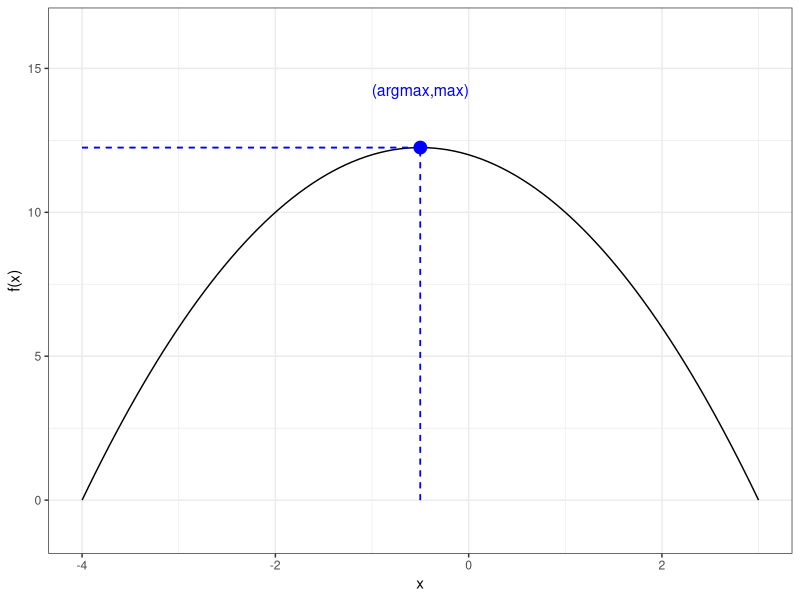
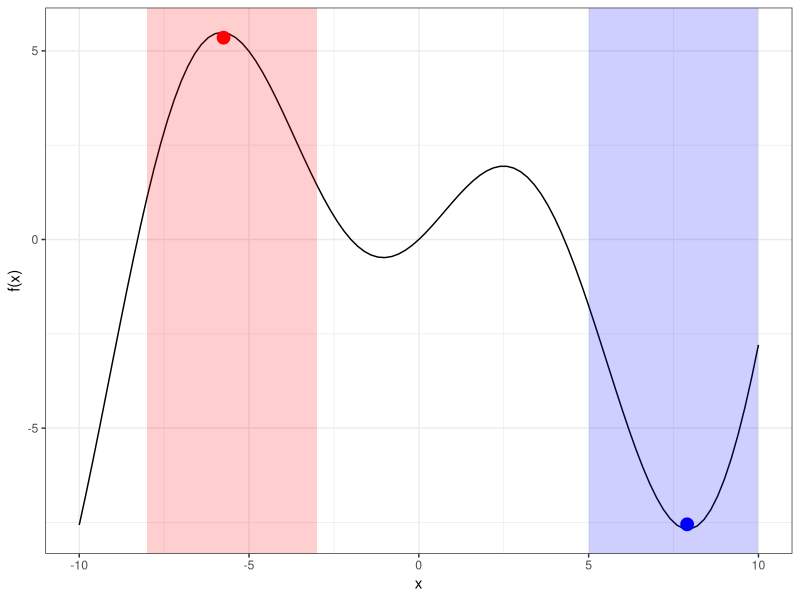

Recreate these plots in R, in order.
## ---- chunk 1
knitr::opts_chunk$set(cache=TRUE)
knitr::opts_chunk$set(message = FALSE)
## ---- chunk 2
library(ggplot2)
## ---- chunk 3
quad <- function(x) return((3-x) * (x+4))
x_max <- -1/2
y_max <- quad(x_max)
ggplot(data.frame(x = c(-4, 3)), aes(x)) +
  stat_function(fun = quad) + 
  theme_bw() +
  ylab("f(x)") + 
  ylim(c(-1, y_max+4)) +
  geom_segment(x = x_max, y = 0, 
               xend = x_max, yend = y_max, 
               colour = "blue", linetype=2) + 
  geom_segment(x = -4, y = y_max, 
               xend = x_max, yend = y_max, 
               colour = "blue", linetype=2) + 
  annotate("text", label = "(argmax,max)", 
           x = x_max, y = y_max+2, 
           size = 4, colour = "blue") + 
  annotate("point", x = x_max, y = y_max, 
           size = 4, colour = "blue")
## ---- chunk 4
obj <- function(x) return(x * sin(0.5*x + 1))
ggplot(data.frame(x = c(-10, 10)), aes(x)) +
    stat_function(fun = obj) + 
    geom_rect(aes(xmin=-8, xmax=-3, ymin=-Inf, ymax=Inf), 
              fill = "red", alpha = 0.1) +
    geom_rect(aes(xmin=5, xmax=10, ymin=-Inf, ymax=Inf), 
              fill = "blue", alpha = 0.1) +
    annotate("point", x = -5.75, y = 5.35, size = 4, colour = "red") +
    annotate("point", x = 7.9, y = -7.55, size = 4, colour = "blue") +
    theme_bw() +
    ylab("f(x)")
